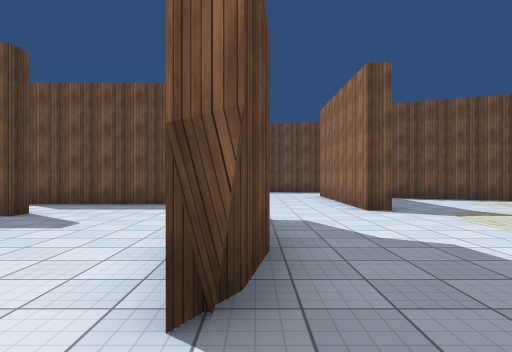
[1] (above)

24 first-person views from a walk through a Unity game level. The camera is 1.4 m above the floor, looks level and sees 75° across. The floor is counted in squares, 2 m on a side. Each view is taken from the middle of a square. On the plan, view 1 faces up. The plan holds only what a view shows up to about 10 squares ahead; the rest is blank. The place goes on beyond the plan. The player character is not drawn. Surface patterns are stand-ins for the level's own textures.

[2]
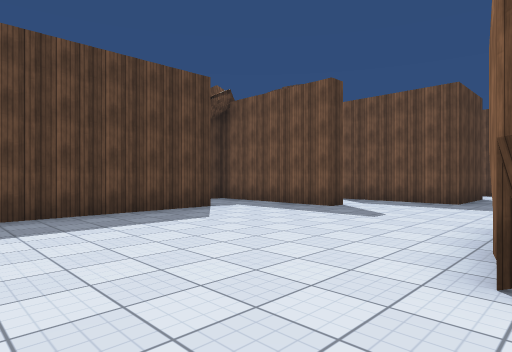

[3]
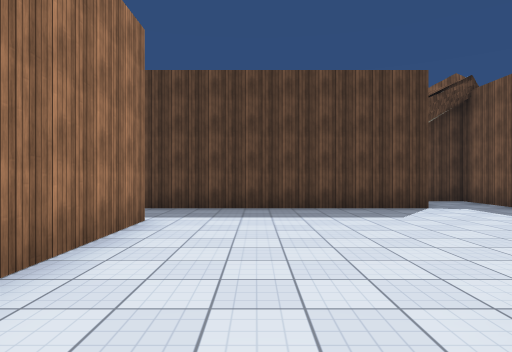

[4]
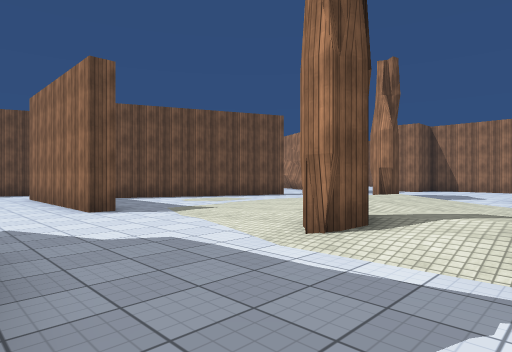

[5]
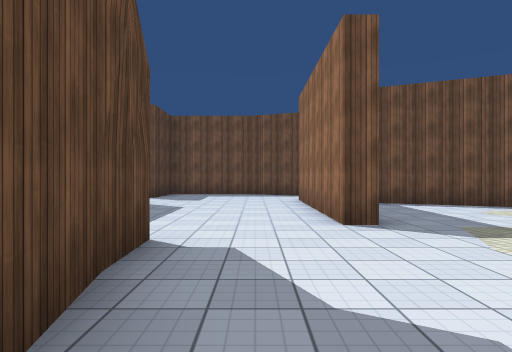

[6]
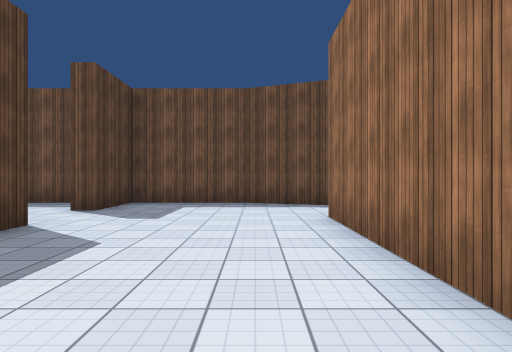

[7]
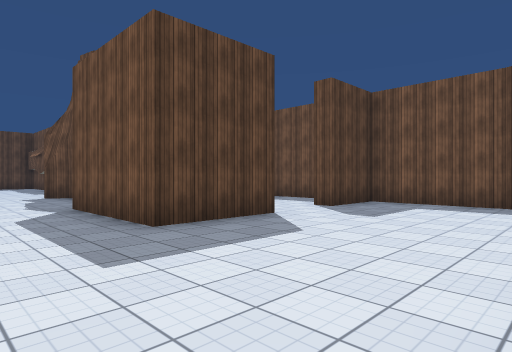

[8]
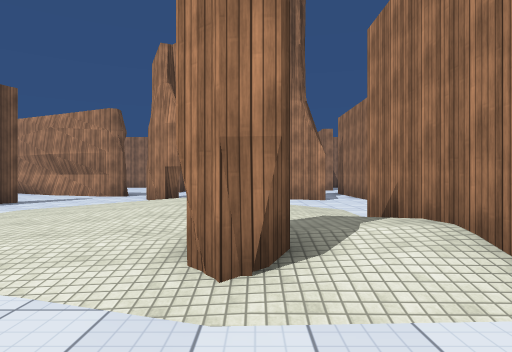

[9]
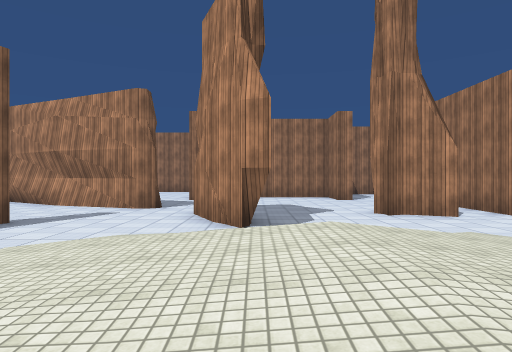

[10]
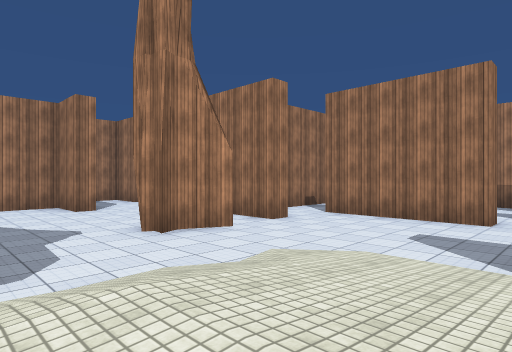

[11]
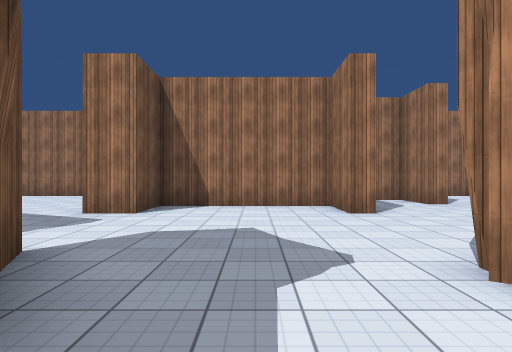

[12]
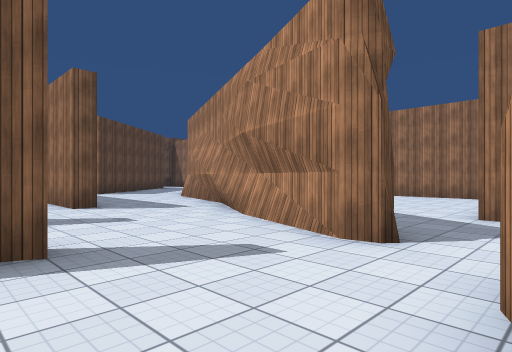

[13]
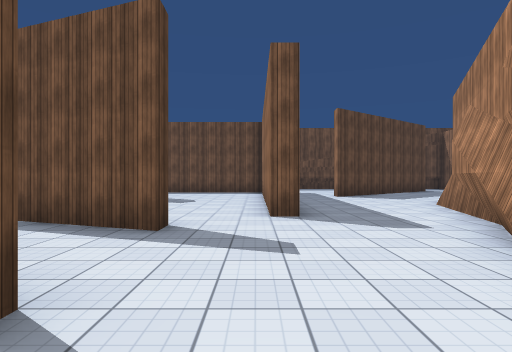

[14]
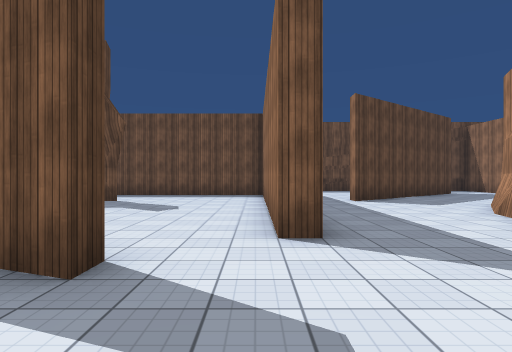

[15]
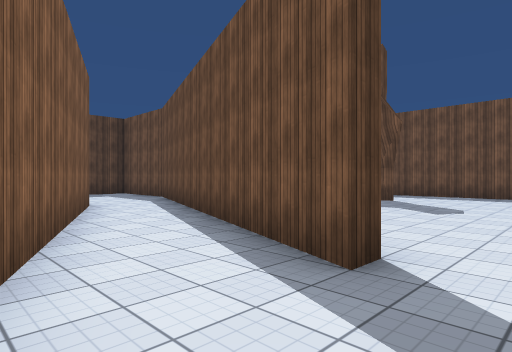

[16]
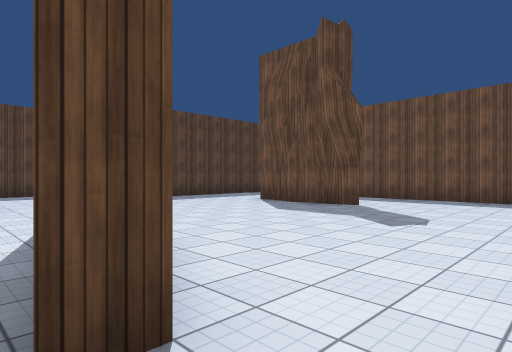

[17]
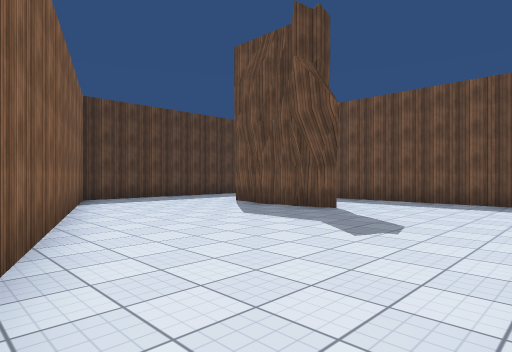

[18]
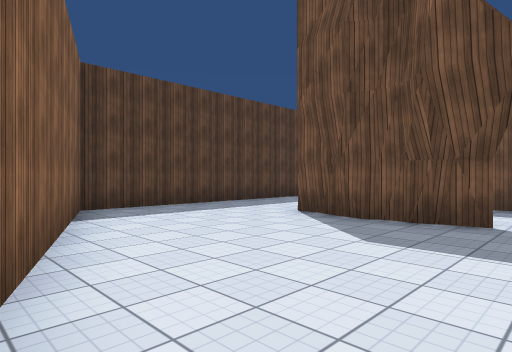

[19]
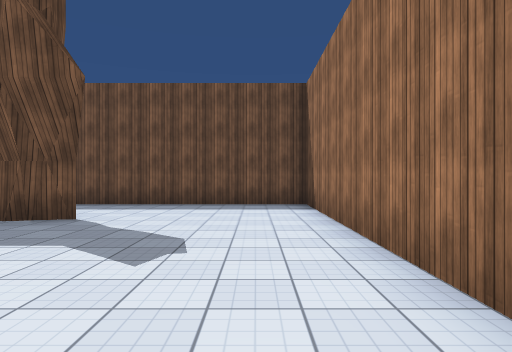

[20]
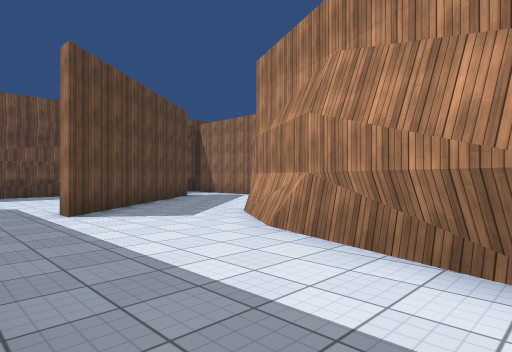

[21]
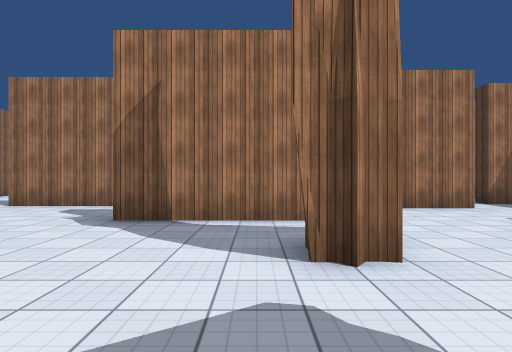

[22]
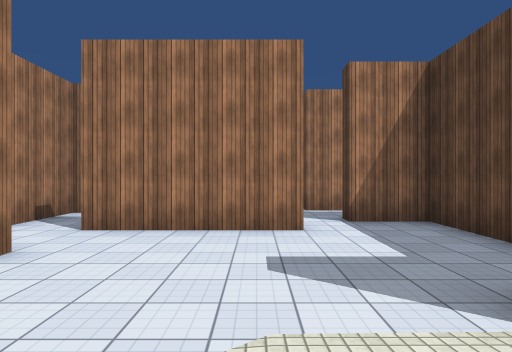

[23]
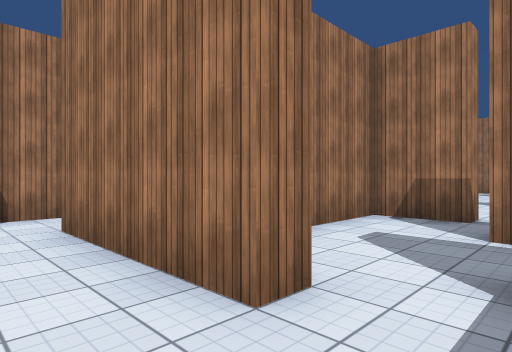

[24]
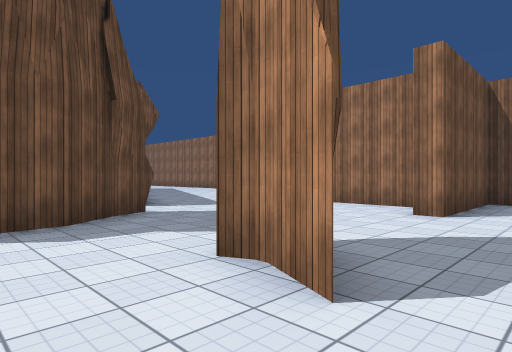

### Floor plan
Key: @ floor where view 1 was taken; # wall or solid block; . main floor; : floor 0.25 m higher than the main floor; + floor 0.5 m higher than the main floor; / step, stairs or slope.
Columns run from 8 left of view 1 to 21 right of it. Each row starts with its distance up from view 1.
 21               #######..
 20         #...  ......#..##
 19         #...   .....#.##...
 18         #...####....#......
 17         #...........#....#
 16         #...........#...##
 15    #######..........#...#
 14     ..#..####.......#...#
 13     ..#.....####....#..##
 12      ..........###.....#
 11      ......###........##
 10       #....#.###......#
  9       #....#...###...##  ...
  8 ...####....#.........#.......
  7 ...........#.........#.......#
  6 ####..........///.......##
  5 #.......#...::///.###....#
  4  .......#...://+//#......#
  3   #.....#..///++//.......#
  2   #.....#..##:///........#
  1   #......../++///..#....####
  0   #.....@..####....#.......#
 -1   #......    #.............#
 -2   #.####     #.....####...##
 -3              #.......# .....
 -4              #..###..# ###.
 -5              ##..#  .#
 -6               ...#  ##
 -7               #..#
 -8                .##
 -9                .
-10                ..

Positions as (right, up) in squares from view 1, and headings:
1: (0, 0), facing up
2: (0, -1), facing up-left
3: (1, 0), facing left
4: (0, 0), facing up-right
5: (1, 2), facing up
6: (1, 6), facing up
7: (2, 6), facing up-left
8: (1, 2), facing right
9: (4, 4), facing right
10: (6, 4), facing down-right
11: (9, 3), facing right
12: (9, 5), facing up-right
13: (11, 7), facing up
14: (11, 9), facing up
15: (11, 9), facing up-left
16: (11, 11), facing up-left
17: (11, 12), facing up-left
18: (8, 13), facing up-left
19: (10, 13), facing up
20: (12, 12), facing up-right
21: (12, 4), facing down
22: (8, 2), facing down
23: (6, -2), facing down-right
24: (9, -1), facing up-right
